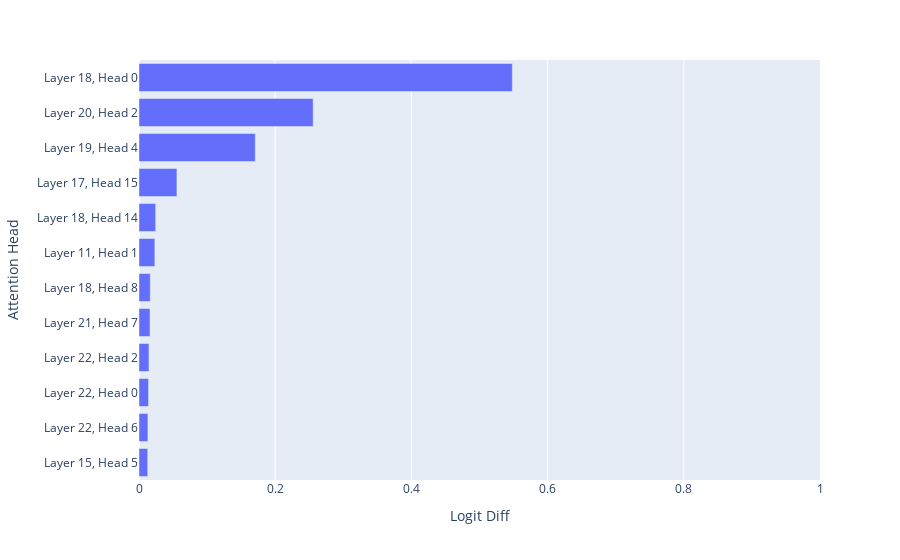

Write notebook code for a chart like this one.
### Code cell
from visualization_utils import (
    plot_attention_heads,
    scatter_attention_and_contribution
)
plot_attention_heads(per_head_logit_diffs/clean_logit_diff, top_n=12, range_x=[0, 1])#, max_cumulative_percent=1.0)

### Figure 1 — Plotly figure (JSON) as saved in the notebook; plotly's stock layout.template omitted (floating-point values rounded to 4 significant figures)
{"data": [{"alignmentgroup": "True", "hovertemplate": "Logit Diff=%{x}<br>Attention Head=%{y}<extra></extra>", "legendgroup": "", "marker": {"color": "#636efa", "pattern": {"shape": ""}}, "name": "", "offsetgroup": "", "orientation": "h", "showlegend": false, "textposition": "auto", "type": "bar", "x": [0.01279, 0.01309, 0.01398, 0.01464, 0.01619, 0.01654, 0.02325, 0.02446, 0.05567, 0.1708, 0.2557, 0.5482], "xaxis": "x", "y": ["Layer 15, Head 5", "Layer 22, Head 6", "Layer 22, Head 0", "Layer 22, Head 2", "Layer 21, Head 7", "Layer 18, Head 8", "Layer 11, Head 1", "Layer 18, Head 14", "Layer 17, Head 15", "Layer 19, Head 4", "Layer 20, Head 2", "Layer 18, Head 0"], "yaxis": "y"}], "layout": {"barmode": "relative", "legend": {"tracegroupgap": 0}, "margin": {"t": 60}, "xaxis": {"anchor": "y", "domain": [0, 1], "range": [0, 1], "title": {"text": "Logit Diff"}}, "yaxis": {"anchor": "x", "domain": [0, 1], "title": {"text": "Attention Head"}}}}
